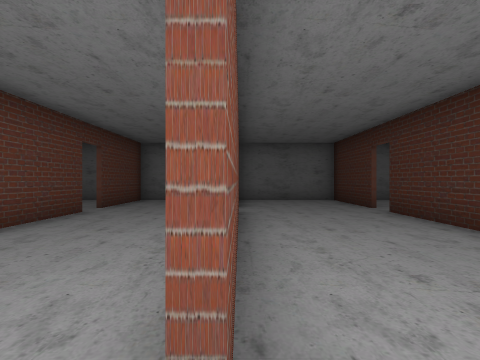
view 1 (above)

24 first-person views from a walk through a Unity game level. The camera is 1.4 m above the floor, looks level and sees 80° across. The floor is counted in squares, 2 m on a side. Each view is taken from the middle of a square. On the plan, view 1 faces up. The plan holds only what a view shows up to about 10 squares ahead; the rest is blank. The place goes on beyond the plan. The player is left out.

view 2
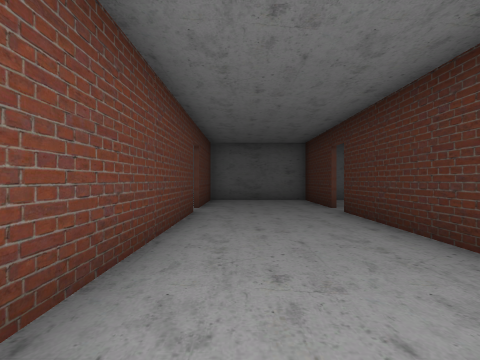

view 3
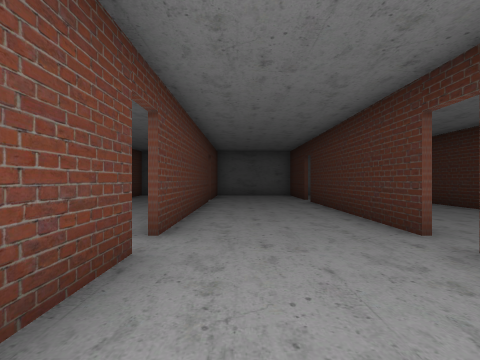

view 4
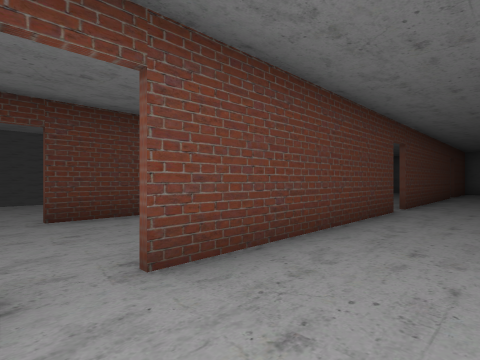

view 5
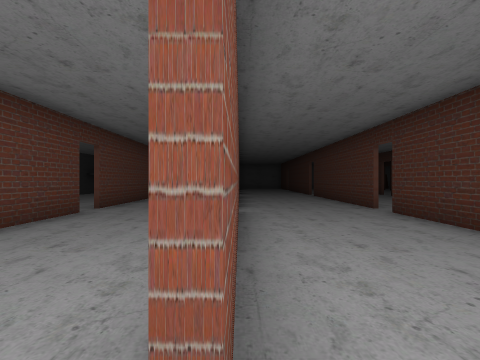

view 6
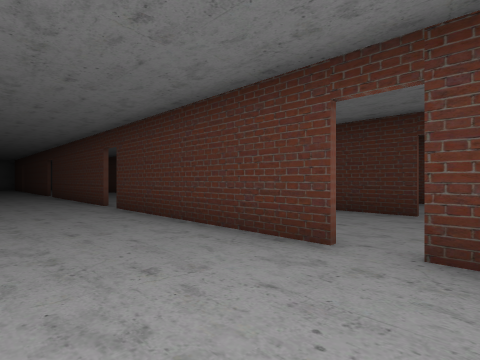

view 7
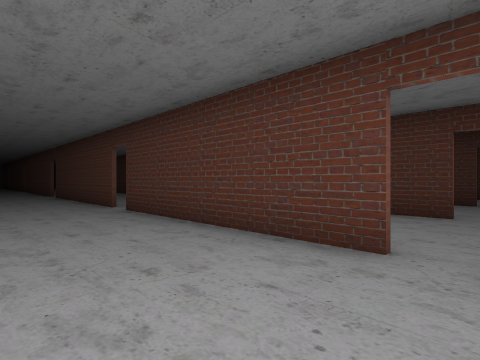

view 8
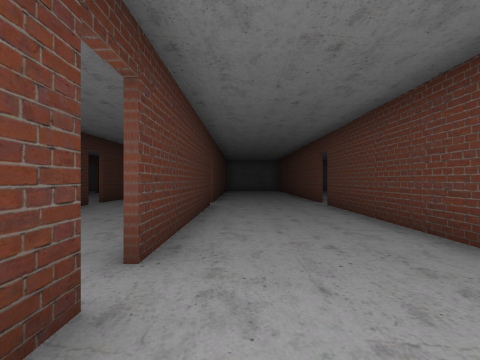

view 9
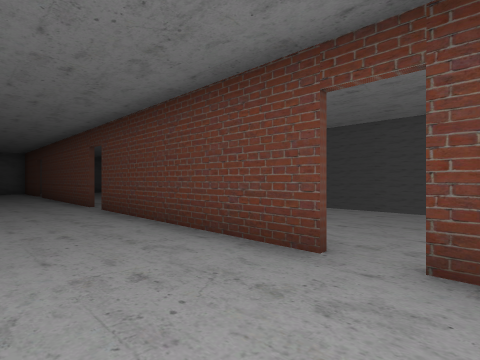

view 10
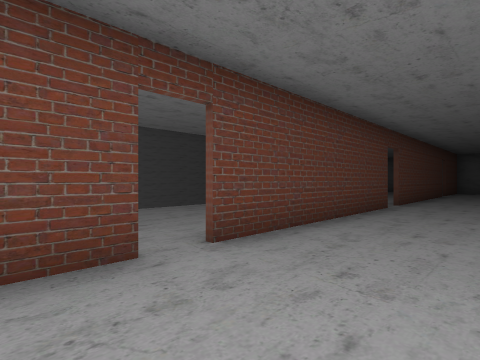

view 11
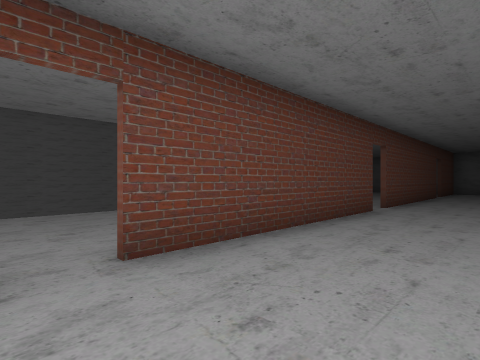

view 12
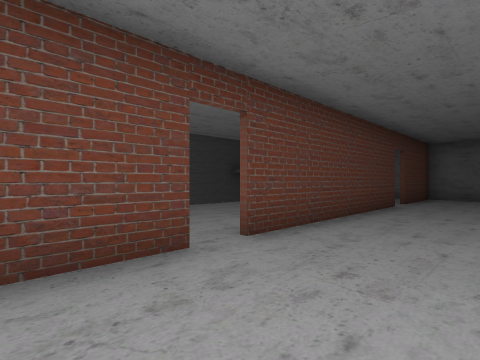

view 13
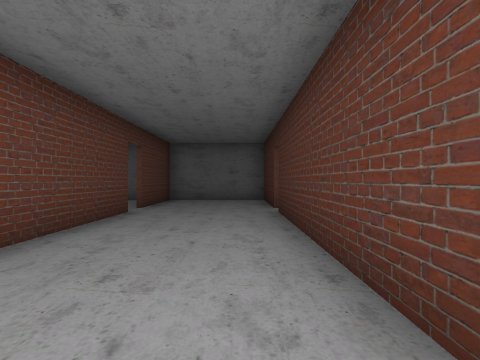

view 14
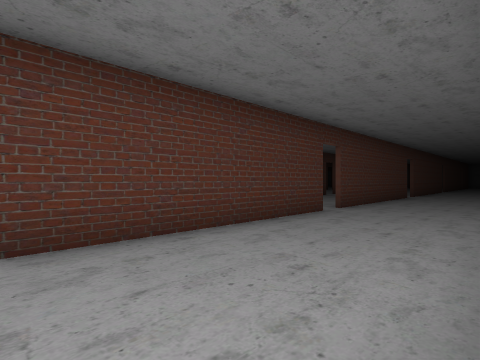

view 15
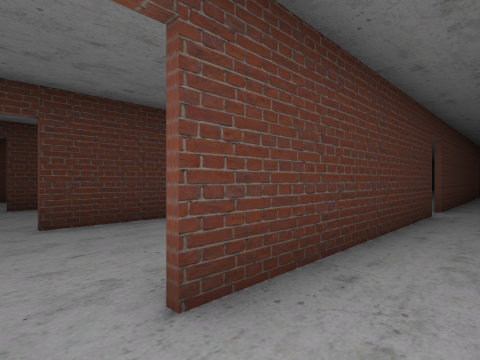

view 16
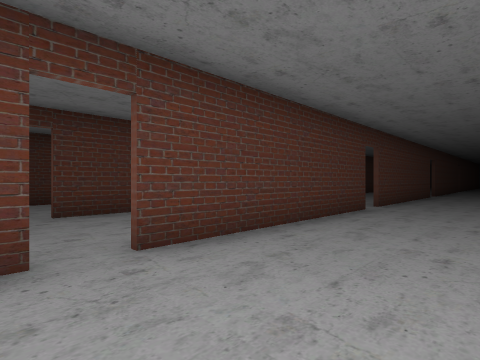

view 17
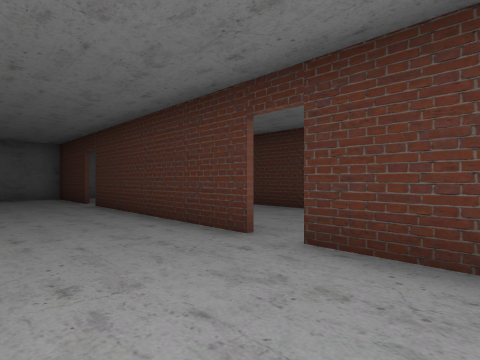

view 18
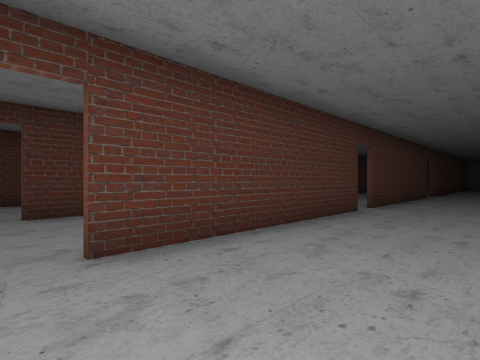

view 19
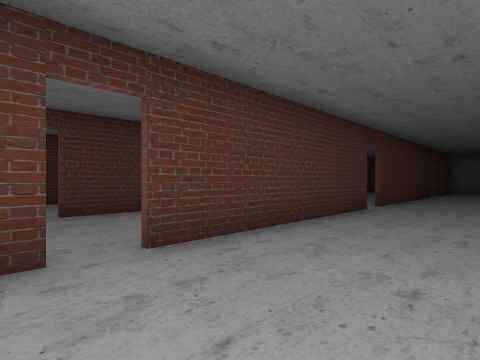

view 20
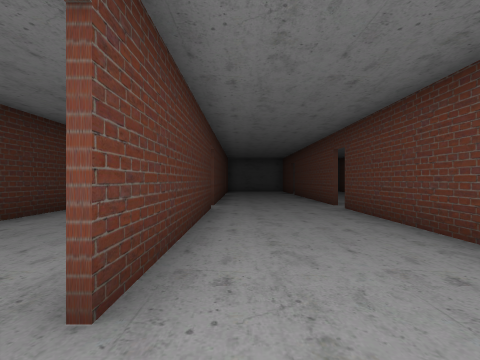

view 21
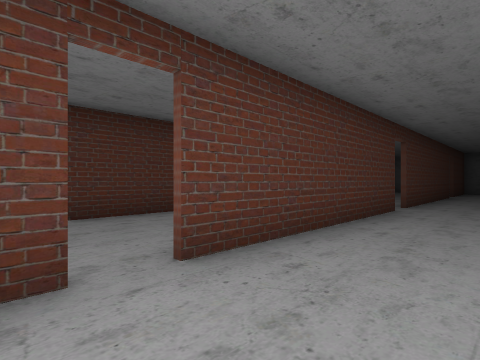

view 22
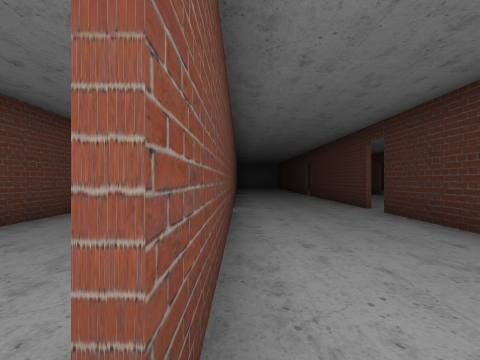

view 23
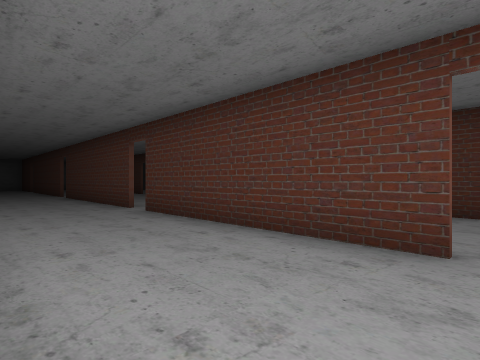

view 24
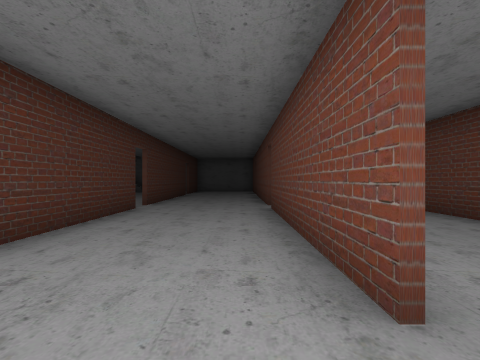

### Floor plan
Points are (right, up) in squares from view 1. A wall is a line through its corners. A room is listed if a view was taken in it or the views show most of it. See-through windows are left out.
Room 1 (views 1, 2, 3, 4, 5, 14, 15)
walls: (3.3, -6) (3.3, -0.2); (0, -8.6) (0, -12.5); (0, -0.2) (0, -6); (3.3, 0.5) (3.3, 6.4); (3.3, -12.6) (3.3, -6.8); (0, 6.4) (0, 0.5); (3.3, -19.1) (3.3, -13.4); (3.3, 7.1) (3.3, 10) (0, 10) (0, 7.1); (3.3, -21) (3.3, -19.9)
ways out: opening at (0, -13) to room 2; opening at (0, 0) to room 2; opening at (0, 7) to room 2; gap at (0, -19.5) to room 2; gap at (0, -6.5) to room 2; opening at (3, -13) to room 3; opening at (3, 0) to room 3; opening at (3, 7) to room 3; gap at (3, -19.5) to room 3; gap at (3, -6.5) to room 3
Room 2 (views 6, 7, 8, 9, 10, 11, 12, 13)
walls: (-3.5, -6.8) (-3.5, -8.9); (-0.2, -6) (-0.2, -2.6); (-3.5, -0.2) (-3.5, -6); (-3.5, -12.1) (-3.5, -12.6); (-0.2, -12.6) (-0.2, -6.8); (-0.2, 1) (-0.2, 6.2); (-3.5, -13.4) (-3.5, -19.1); (-3.5, 6.4) (-3.5, 0.5); (-0.2, -19.1) (-0.2, -13.4); (-0.2, 7.2) (-0.2, 9.6); (-3.5, -19.9) (-3.5, -22.5); (-0.2, -20.9) (-0.2, -20); (-0.1, 10) (-3.5, 10) (-3.5, 7.1)
ways out: opening at (0, -13) to room 1; opening at (0, 0) to room 1; opening at (0, 7) to room 1; gap at (0, -19.5) to room 1; gap at (0, -6.5) to room 1; opening at (-4, -13); opening at (-4, 0); opening at (-4, 7); gap at (-4, -19.5); gap at (-4, -6.5)
Room 3 (views 16, 17, 18, 19, 20)
walls: (6.7, -6) (6.7, -0.2); (3.4, -6.9) (3.4, -8.8); (6.7, 0.5) (6.7, 6.2); (6.7, -12.6) (6.7, -6.8); (3.4, -15) (3.4, -19.1); (6.7, -19.1) (6.7, -13.4); (6.7, 7.1) (6.7, 9.5); (3.4, -19.9) (3.4, -22); (6.2, 10) (4.4, 10); (6.7, -22.5) (6.7, -19.9)
ways out: opening at (3, -13) to room 1; opening at (3, 0) to room 1; opening at (3, 7) to room 1; gap at (3, -19.5) to room 1; gap at (3, -6.5) to room 1; opening at (7, -13) to room 4; opening at (7, 0) to room 4; opening at (7, 7) to room 4; gap at (7, -19.5) to room 4; gap at (7, -6.5) to room 4
Room 4 (views 21, 22, 23)
walls: (6.8, -7.1) (6.8, -12.6); (10.1, -6) (10.1, -0.2); (6.8, -3.6) (6.8, -5.2); (10.1, -12.6) (10.1, -6.8); (10.1, 1.9) (10.1, 3.6); (6.8, -16.9) (6.8, -18.5); (10.1, -19.1) (10.1, -13.4); (10.1, -22.5) (10.1, -20)
ways out: opening at (7, -13) to room 3; opening at (7, 0) to room 3; opening at (7, 7) to room 3; gap at (7, -19.5) to room 3; gap at (7, -6.5) to room 3; opening at (10, -13) to room 5; opening at (10, 0) to room 5; gap at (10, -19.5) to room 5; gap at (10, -6.5) to room 5
Room 5 (view 24)
walls: (13.6, -7.4) (13.6, -6.8); (13.6, -1) (13.6, -0.4); (13.6, -12.5) (13.6, -12); (10.2, -13.4) (10.2, -18.9); (13.6, -19.1) (13.6, -13.4); (10.2, -20.1) (10.2, -22); (13.6, -22) (13.6, -19.9)
ways out: opening at (10, -13) to room 4; opening at (10, 0) to room 4; gap at (10, -19.5) to room 4; gap at (10, -6.5) to room 4; gap at (14, -19.5); gap at (14, -6.5)

Where each view was taken, in squares from view 1:
view 1: 0 up, 0 right, facing up
view 2: 0 up, 1 right, facing up
view 3: 3 down, 1 right, facing up
view 4: 7 down, 2 right, facing up-left
view 5: 13 down, 0 right, facing up
view 6: 14 down, 3 left, facing up-right
view 7: 20 down, 3 left, facing up-right
view 8: 11 down, 1 left, facing down
view 9: 12 down, 1 left, facing down-left
view 10: 8 down, 1 left, facing up-left
view 11: 7 down, 1 left, facing up-left
view 12: 2 down, 1 left, facing up-left
view 13: 0 up, 1 left, facing up
view 14: 0 up, 0 right, facing down-right
view 15: 6 down, 2 right, facing down-right
view 16: 1 up, 4 right, facing down-right
view 17: 2 down, 4 right, facing up-right
view 18: 6 down, 4 right, facing down-right
view 19: 12 down, 4 right, facing down-right
view 20: 12 down, 6 right, facing down
view 21: 12 down, 8 right, facing down-right
view 22: 13 down, 7 right, facing up
view 23: 13 down, 7 right, facing up-right
view 24: 12 down, 11 right, facing down
